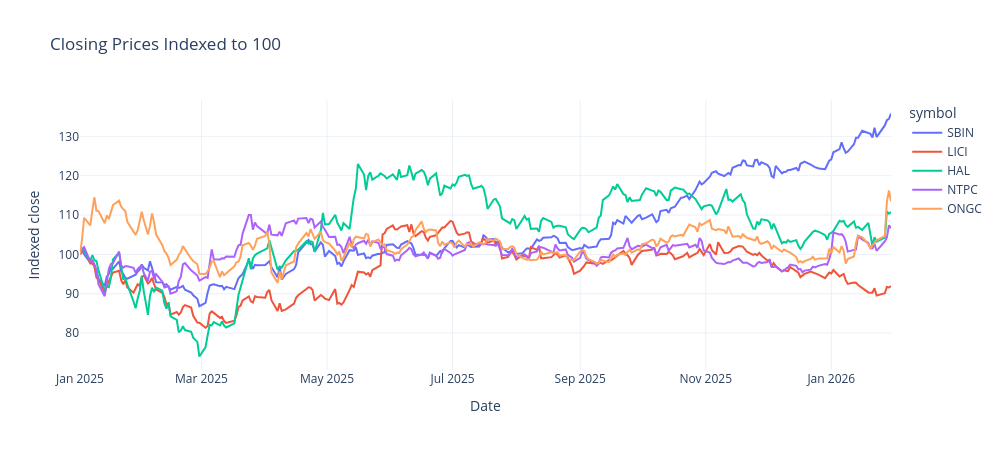

The notebook cell saved with this chart:
### Code cell
indexed = pd.concat([df.assign(symbol=symbol, indexed_close=100 * df["close"] / df["close"].iloc[0]) for symbol, df in stocks.items()], ignore_index=True)

fig = px.line(
    indexed,
    x="date",
    y="indexed_close",
    color="symbol",
    title="Closing Prices Indexed to 100",
    labels={"date":"Date", "indexed_close":"Indexed close"},
    width=1000,
    height=450,
    render_mode="svg"
)
fig.show()
fig.write_image("../images/closing-prices-indexed.png", width=1000, height=400, scale=2)

### Figure 1 — Plotly figure (JSON) as saved in the notebook; plotly's stock layout.template omitted (floating-point values rounded to 4 significant figures; data arrays with more than 128 entries replaced by an {"elided": "..."} marker saying what was removed)
{"data": [{"hovertemplate": "symbol=SBIN<br>Date=%{x}<br>Indexed close=%{y}<extra></extra>", "legendgroup": "SBIN", "line": {"color": "#636efa", "dash": "solid"}, "marker": {"symbol": "circle"}, "mode": "lines", "name": "SBIN", "orientation": "v", "showlegend": true, "type": "scatter", "x": {"elided": "269 str values"}, "xaxis": "x", "y": {"elided": "269 float values"}, "yaxis": "y"}, {"hovertemplate": "symbol=LICI<br>Date=%{x}<br>Indexed close=%{y}<extra></extra>", "legendgroup": "LICI", "line": {"color": "#EF553B", "dash": "solid"}, "marker": {"symbol": "circle"}, "mode": "lines", "name": "LICI", "orientation": "v", "showlegend": true, "type": "scatter", "x": {"elided": "269 str values"}, "xaxis": "x", "y": {"elided": "269 float values"}, "yaxis": "y"}, {"hovertemplate": "symbol=HAL<br>Date=%{x}<br>Indexed close=%{y}<extra></extra>", "legendgroup": "HAL", "line": {"color": "#00cc96", "dash": "solid"}, "marker": {"symbol": "circle"}, "mode": "lines", "name": "HAL", "orientation": "v", "showlegend": true, "type": "scatter", "x": {"elided": "269 str values"}, "xaxis": "x", "y": {"elided": "269 float values"}, "yaxis": "y"}, {"hovertemplate": "symbol=NTPC<br>Date=%{x}<br>Indexed close=%{y}<extra></extra>", "legendgroup": "NTPC", "line": {"color": "#ab63fa", "dash": "solid"}, "marker": {"symbol": "circle"}, "mode": "lines", "name": "NTPC", "orientation": "v", "showlegend": true, "type": "scatter", "x": {"elided": "269 str values"}, "xaxis": "x", "y": {"elided": "269 float values"}, "yaxis": "y"}, {"hovertemplate": "symbol=ONGC<br>Date=%{x}<br>Indexed close=%{y}<extra></extra>", "legendgroup": "ONGC", "line": {"color": "#FFA15A", "dash": "solid"}, "marker": {"symbol": "circle"}, "mode": "lines", "name": "ONGC", "orientation": "v", "showlegend": true, "type": "scatter", "x": {"elided": "269 str values"}, "xaxis": "x", "y": {"elided": "269 float values"}, "yaxis": "y"}], "layout": {"height": 450, "legend": {"title": {"text": "symbol"}, "tracegroupgap": 0}, "title": {"text": "Closing Prices Indexed to 100"}, "width": 1000, "xaxis": {"anchor": "y", "domain": [0, 1], "title": {"text": "Date"}}, "yaxis": {"anchor": "x", "domain": [0, 1], "title": {"text": "Indexed close"}}}}
